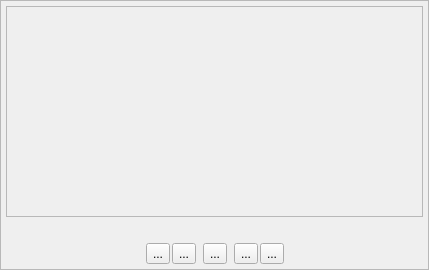
<?xml version="1.0" encoding="UTF-8"?>
<ui version="4.0">
 <class>NTowel42Utils::NBIF::CWidget</class>
 <widget class="QFrame" name="NTowel42Utils::NBIF::CWidget">
  <property name="geometry">
   <rect>
    <x>0</x>
    <y>0</y>
    <width>429</width>
    <height>270</height>
   </rect>
  </property>
  <property name="windowTitle">
   <string>BIF Widget</string>
  </property>
  <property name="frameShape">
   <enum>QFrame::StyledPanel</enum>
  </property>
  <property name="frameShadow">
   <enum>QFrame::Sunken</enum>
  </property>
  <layout class="QVBoxLayout" name="verticalLayout">
   <property name="leftMargin">
    <number>5</number>
   </property>
   <property name="topMargin">
    <number>5</number>
   </property>
   <property name="rightMargin">
    <number>5</number>
   </property>
   <property name="bottomMargin">
    <number>5</number>
   </property>
   <item>
    <widget class="QLabel" name="imageLabel">
     <property name="frameShape">
      <enum>QFrame::StyledPanel</enum>
     </property>
     <property name="frameShadow">
      <enum>QFrame::Sunken</enum>
     </property>
     <property name="text">
      <string/>
     </property>
     <property name="alignment">
      <set>Qt::AlignBottom|Qt::AlignHCenter</set>
     </property>
    </widget>
   </item>
   <item>
    <widget class="QLabel" name="textLabel">
     <property name="sizePolicy">
      <sizepolicy hsizetype="Preferred" vsizetype="Maximum">
       <horstretch>0</horstretch>
       <verstretch>0</verstretch>
      </sizepolicy>
     </property>
     <property name="text">
      <string/>
     </property>
     <property name="alignment">
      <set>Qt::AlignCenter</set>
     </property>
    </widget>
   </item>
   <item>
    <widget class="QStackedWidget" name="stackedWidget">
     <property name="sizePolicy">
      <sizepolicy hsizetype="Preferred" vsizetype="Maximum">
       <horstretch>0</horstretch>
       <verstretch>0</verstretch>
      </sizepolicy>
     </property>
     <property name="currentIndex">
      <number>0</number>
     </property>
     <widget class="QWidget" name="toggleButtons">
      <layout class="QHBoxLayout" name="horizontalLayout">
       <property name="spacing">
        <number>2</number>
       </property>
       <property name="leftMargin">
        <number>0</number>
       </property>
       <property name="topMargin">
        <number>0</number>
       </property>
       <property name="rightMargin">
        <number>0</number>
       </property>
       <property name="bottomMargin">
        <number>0</number>
       </property>
       <item>
        <spacer name="horizontalSpacer1">
         <property name="orientation">
          <enum>Qt::Horizontal</enum>
         </property>
         <property name="sizeHint" stdset="0">
          <size>
           <width>40</width>
           <height>20</height>
          </size>
         </property>
        </spacer>
       </item>
       <item>
        <widget class="QToolButton" name="skipBackwardToggleBtn">
         <property name="toolTip">
          <string>Skip Backward</string>
         </property>
         <property name="text">
          <string>...</string>
         </property>
         <property name="icon">
          <iconset resource="BIFPlayerResources/BIFPlayerResources.qrc">
           <normaloff>:/BIFPlayerResources/skipbackward.png</normaloff>:/BIFPlayerResources/skipbackward.png</iconset>
         </property>
        </widget>
       </item>
       <item>
        <widget class="QToolButton" name="prevToggleBtn">
         <property name="toolTip">
          <string>Previous Frame</string>
         </property>
         <property name="text">
          <string>...</string>
         </property>
         <property name="icon">
          <iconset resource="BIFPlayerResources/BIFPlayerResources.qrc">
           <normaloff>:/BIFPlayerResources/prev.png</normaloff>:/BIFPlayerResources/prev.png</iconset>
         </property>
        </widget>
       </item>
       <item>
        <spacer name="horizontalSpacer2">
         <property name="orientation">
          <enum>Qt::Horizontal</enum>
         </property>
         <property name="sizeType">
          <enum>QSizePolicy::Fixed</enum>
         </property>
         <property name="sizeHint" stdset="0">
          <size>
           <width>5</width>
           <height>20</height>
          </size>
         </property>
        </spacer>
       </item>
       <item>
        <widget class="QToolButton" name="playPauseBtn">
         <property name="text">
          <string>...</string>
         </property>
         <property name="icon">
          <iconset resource="BIFPlayerResources/BIFPlayerResources.qrc">
           <normaloff>:/BIFPlayerResources/play.png</normaloff>:/BIFPlayerResources/play.png</iconset>
         </property>
        </widget>
       </item>
       <item>
        <spacer name="horizontalSpacer3">
         <property name="orientation">
          <enum>Qt::Horizontal</enum>
         </property>
         <property name="sizeType">
          <enum>QSizePolicy::Fixed</enum>
         </property>
         <property name="sizeHint" stdset="0">
          <size>
           <width>5</width>
           <height>20</height>
          </size>
         </property>
        </spacer>
       </item>
       <item>
        <widget class="QToolButton" name="nextToggleBtn">
         <property name="text">
          <string>...</string>
         </property>
         <property name="icon">
          <iconset resource="BIFPlayerResources/BIFPlayerResources.qrc">
           <normaloff>:/BIFPlayerResources/next.png</normaloff>:/BIFPlayerResources/next.png</iconset>
         </property>
        </widget>
       </item>
       <item>
        <widget class="QToolButton" name="skipForwardToggleBtn">
         <property name="text">
          <string>...</string>
         </property>
         <property name="icon">
          <iconset resource="BIFPlayerResources/BIFPlayerResources.qrc">
           <normaloff>:/BIFPlayerResources/skipforward.png</normaloff>:/BIFPlayerResources/skipforward.png</iconset>
         </property>
        </widget>
       </item>
       <item>
        <spacer name="horizontalSpacer">
         <property name="orientation">
          <enum>Qt::Horizontal</enum>
         </property>
         <property name="sizeHint" stdset="0">
          <size>
           <width>40</width>
           <height>20</height>
          </size>
         </property>
        </spacer>
       </item>
      </layout>
     </widget>
     <widget class="QWidget" name="discreteButtons">
      <layout class="QHBoxLayout" name="horizontalLayout_2">
       <property name="spacing">
        <number>2</number>
       </property>
       <property name="leftMargin">
        <number>0</number>
       </property>
       <property name="topMargin">
        <number>0</number>
       </property>
       <property name="rightMargin">
        <number>0</number>
       </property>
       <property name="bottomMargin">
        <number>0</number>
       </property>
       <item>
        <spacer name="horizontalSpacer5">
         <property name="orientation">
          <enum>Qt::Horizontal</enum>
         </property>
         <property name="sizeHint" stdset="0">
          <size>
           <width>224</width>
           <height>0</height>
          </size>
         </property>
        </spacer>
       </item>
       <item>
        <widget class="QToolButton" name="skipBackwardDiscreteBtn">
         <property name="toolTip">
          <string>Skip Backward</string>
         </property>
         <property name="text">
          <string>...</string>
         </property>
         <property name="icon">
          <iconset resource="BIFPlayerResources/BIFPlayerResources.qrc">
           <normaloff>:/BIFPlayerResources/skipbackward.png</normaloff>:/BIFPlayerResources/skipbackward.png</iconset>
         </property>
        </widget>
       </item>
       <item>
        <widget class="QToolButton" name="prevDiscreteBtn">
         <property name="toolTip">
          <string>Previous Frame</string>
         </property>
         <property name="text">
          <string>...</string>
         </property>
         <property name="icon">
          <iconset resource="BIFPlayerResources/BIFPlayerResources.qrc">
           <normaloff>:/BIFPlayerResources/prev.png</normaloff>:/BIFPlayerResources/prev.png</iconset>
         </property>
        </widget>
       </item>
       <item>
        <spacer name="horizontalSpacer6">
         <property name="orientation">
          <enum>Qt::Horizontal</enum>
         </property>
         <property name="sizeType">
          <enum>QSizePolicy::Fixed</enum>
         </property>
         <property name="sizeHint" stdset="0">
          <size>
           <width>5</width>
           <height>20</height>
          </size>
         </property>
        </spacer>
       </item>
       <item>
        <widget class="QToolButton" name="playBtn">
         <property name="text">
          <string>...</string>
         </property>
         <property name="icon">
          <iconset resource="BIFPlayerResources/BIFPlayerResources.qrc">
           <normaloff>:/BIFPlayerResources/play.png</normaloff>:/BIFPlayerResources/play.png</iconset>
         </property>
        </widget>
       </item>
       <item>
        <widget class="QToolButton" name="pauseBtn">
         <property name="text">
          <string>...</string>
         </property>
         <property name="icon">
          <iconset resource="BIFPlayerResources/BIFPlayerResources.qrc">
           <normaloff>:/BIFPlayerResources/pause.png</normaloff>:/BIFPlayerResources/pause.png</iconset>
         </property>
        </widget>
       </item>
       <item>
        <spacer name="horizontalSpacer7">
         <property name="orientation">
          <enum>Qt::Horizontal</enum>
         </property>
         <property name="sizeType">
          <enum>QSizePolicy::Fixed</enum>
         </property>
         <property name="sizeHint" stdset="0">
          <size>
           <width>5</width>
           <height>20</height>
          </size>
         </property>
        </spacer>
       </item>
       <item>
        <widget class="QToolButton" name="nextDiscreteBtn">
         <property name="text">
          <string>...</string>
         </property>
         <property name="icon">
          <iconset resource="BIFPlayerResources/BIFPlayerResources.qrc">
           <normaloff>:/BIFPlayerResources/next.png</normaloff>:/BIFPlayerResources/next.png</iconset>
         </property>
        </widget>
       </item>
       <item>
        <widget class="QToolButton" name="skipForwardDiscreteBtn">
         <property name="text">
          <string>...</string>
         </property>
         <property name="icon">
          <iconset resource="BIFPlayerResources/BIFPlayerResources.qrc">
           <normaloff>:/BIFPlayerResources/skipforward.png</normaloff>:/BIFPlayerResources/skipforward.png</iconset>
         </property>
        </widget>
       </item>
       <item>
        <spacer name="horizontalSpacer8">
         <property name="orientation">
          <enum>Qt::Horizontal</enum>
         </property>
         <property name="sizeHint" stdset="0">
          <size>
           <width>224</width>
           <height>0</height>
          </size>
         </property>
        </spacer>
       </item>
      </layout>
     </widget>
    </widget>
   </item>
  </layout>
 </widget>
 <resources>
  <include location="BIFPlayerResources/BIFPlayerResources.qrc"/>
 </resources>
 <connections/>
</ui>
